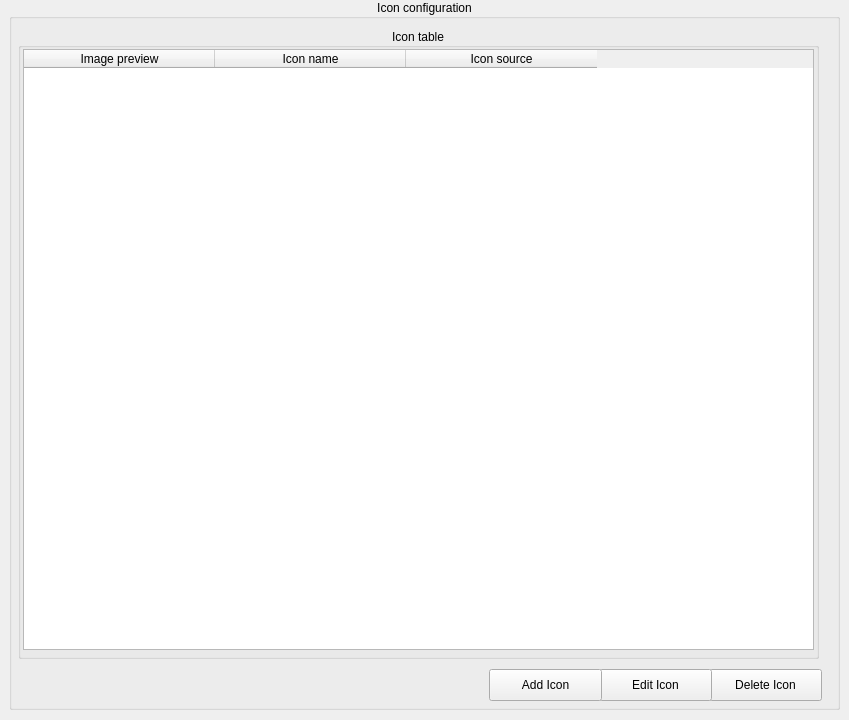
      <widget class="QWidget" name="IconConfigView">
       <widget class="QGroupBox" name="IconConfigGroupBox">
        <property name="geometry">
         <rect>
          <x>9</x>
          <y>-1</y>
          <width>831</width>
          <height>711</height>
         </rect>
        </property>
        <property name="title">
         <string>Icon configuration</string>
        </property>
        <property name="alignment">
         <set>Qt::AlignCenter</set>
        </property>
        <widget class="QWidget" name="verticalLayoutWidget_8">
         <property name="geometry">
          <rect>
           <x>9</x>
           <y>29</y>
           <width>801</width>
           <height>631</height>
          </rect>
         </property>
         <layout class="QVBoxLayout" name="IconConfig_IT_VerticalLayout">
          <item>
           <widget class="QGroupBox" name="IC_IT_groupBox">
            <property name="title">
             <string>Icon table</string>
            </property>
            <property name="alignment">
             <set>Qt::AlignCenter</set>
            </property>
            <widget class="QTableWidget" name="IC_IT_TableWidget">
             <property name="geometry">
              <rect>
               <x>5</x>
               <y>21</y>
               <width>791</width>
               <height>601</height>
              </rect>
             </property>
             <property name="editTriggers">
              <set>QAbstractItemView::SelectedClicked</set>
             </property>
             <property name="selectionBehavior">
              <enum>QAbstractItemView::SelectRows</enum>
             </property>
             <property name="sortingEnabled">
              <bool>true</bool>
             </property>
             <property name="rowCount">
              <number>0</number>
             </property>
             <attribute name="horizontalHeaderDefaultSectionSize">
              <number>191</number>
             </attribute>
             <attribute name="horizontalHeaderMinimumSectionSize">
              <number>100</number>
             </attribute>
             <column>
              <property name="text">
               <string>Image preview</string>
              </property>
             </column>
             <column>
              <property name="text">
               <string>Icon name</string>
              </property>
             </column>
             <column>
              <property name="text">
               <string>Icon source</string>
              </property>
             </column>
            </widget>
           </widget>
          </item>
         </layout>
        </widget>
        <widget class="QPushButton" name="IconConfigDeleteIconButton">
         <property name="geometry">
          <rect>
           <x>700</x>
           <y>670</y>
           <width>113</width>
           <height>32</height>
          </rect>
         </property>
         <property name="text">
          <string>Delete Icon</string>
         </property>
        </widget>
        <widget class="QPushButton" name="EditIconButton">
         <property name="geometry">
          <rect>
           <x>590</x>
           <y>670</y>
           <width>113</width>
           <height>32</height>
          </rect>
         </property>
         <property name="text">
          <string>Edit Icon</string>
         </property>
        </widget>
        <widget class="QPushButton" name="AddIconButton">
         <property name="geometry">
          <rect>
           <x>480</x>
           <y>670</y>
           <width>113</width>
           <height>32</height>
          </rect>
         </property>
         <property name="text">
          <string>Add Icon</string>
         </property>
        </widget>
       </widget>
      </widget>
